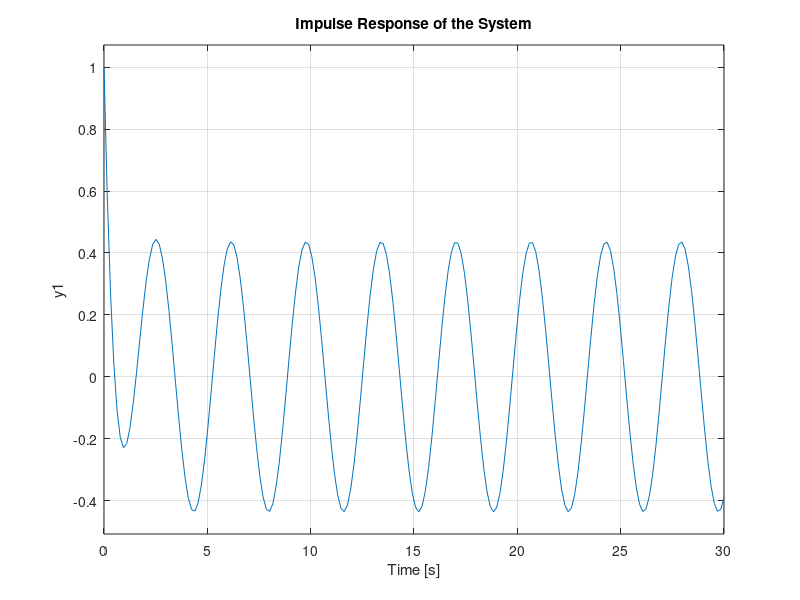
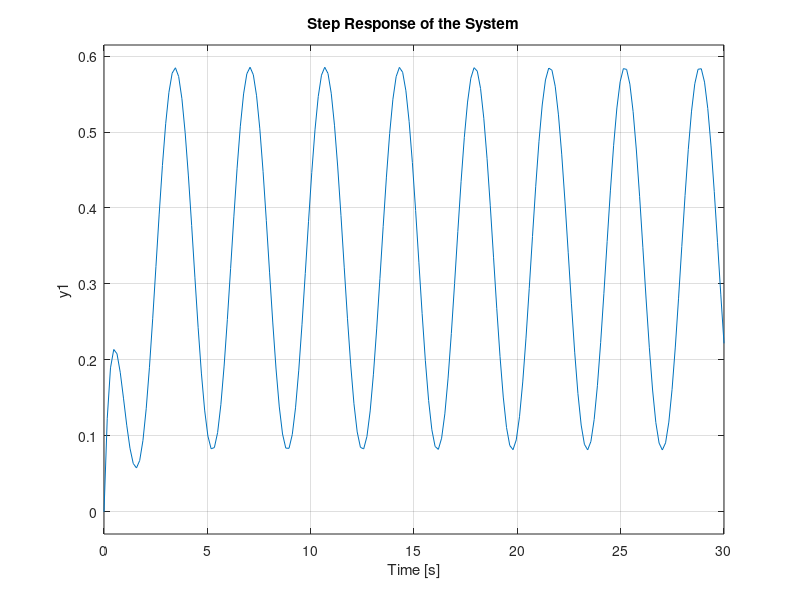

Write the MATLAB code that produced these figures, in order.
% Manually derived state-space matrices
A = [0 0 -6; 1 0 -3; 0 1 -2];  % State matrix
B = [2; -1; 1];                % Input matrix
C = [0 0 1];                 % Output matrix
D = [0];                      % Direct transmission matrix

% Display the state-space matrices
disp('State-Space Representation:');
disp('A = '); disp(A);
disp('B = '); disp(B);
disp('C = '); disp(C);
disp('D = '); disp(D);

% Create the state-space system
sys_ss = ss(A, B, C, D);

% Verify by converting the state-space system back to transfer function
[num, den] = ss2tf(A, B, C, D);

disp('Transfer Function:');
disp('Numerator:'); disp(num);
disp('Denominator:'); disp(den);

% Plot the impulse response (optional visualization)
figure;
impulse(sys_ss);
title('Impulse Response of the System');

% Plot the step response (optional visualization)
figure;
step(sys_ss);
title('Step Response of the System');